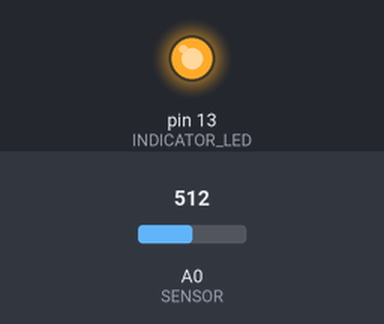
Bench run of a sketch on a simulated Arduino Uno, built with avr-gcc and run on an emulated ATmega328P. Shown: output pins drawn as LEDs (lit = HIGH). The inputs (shaded band) are chosen by the test bench; at power-on: A0 (SENSOR) = 512.

Above: at 1.2 s.
1.3 s: A0 (SENSOR) set to 110
2.8 s: A0 (SENSOR) set to 94
At 3.3 s:
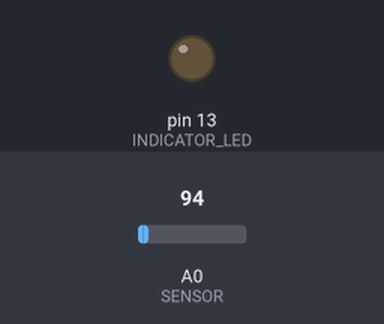
4.3 s: A0 (SENSOR) set to 122
At 5.5 s:
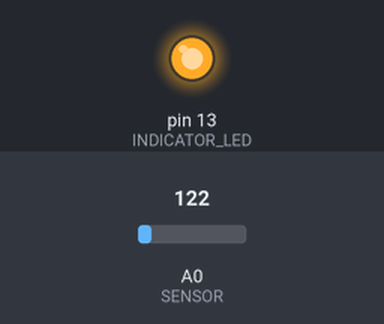
5.8 s: A0 (SENSOR) set to 90
At 6.8 s:
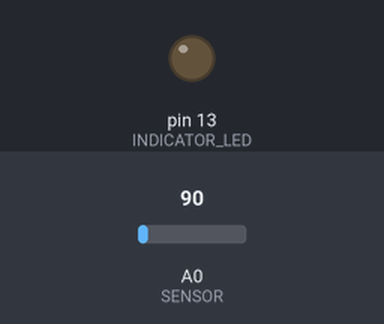
Timing chart, 0 to 8.3 s (numbered marks = the images above; inputs shaded):
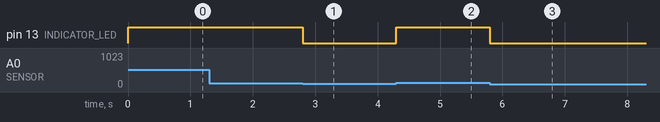

Measured:
- the behaviour switches between 101 and 100 on A0 (SENSOR) (found by bisection; images 0 and 1)
- after the input at 1.3 s, every drawn part: stays the same
- after the input at 2.8 s, pin 13 (INDICATOR_LED): HIGH → LOW at once
- after the input at 4.3 s, pin 13 (INDICATOR_LED): LOW → HIGH at once
- after the input at 5.8 s, pin 13 (INDICATOR_LED): HIGH → LOW at once

The sketch:

Actuador.ino
```cpp
const int INDICATOR_LED = 13;
const int SENSOR = A0;
const int THRESHHOLD = 100;

void setup() {

  pinMode(INDICATOR_LED , OUTPUT);
  pinMode(SENSOR, INPUT); // mín = 470 - Max = 600.
}

void loop() {

   int input = analogRead(SENSOR);
   if (input > THRESHHOLD) {
      digitalWrite(INDICATOR_LED, HIGH);
   }
   else {
      digitalWrite(INDICATOR_LED, LOW);
   }
}
```
